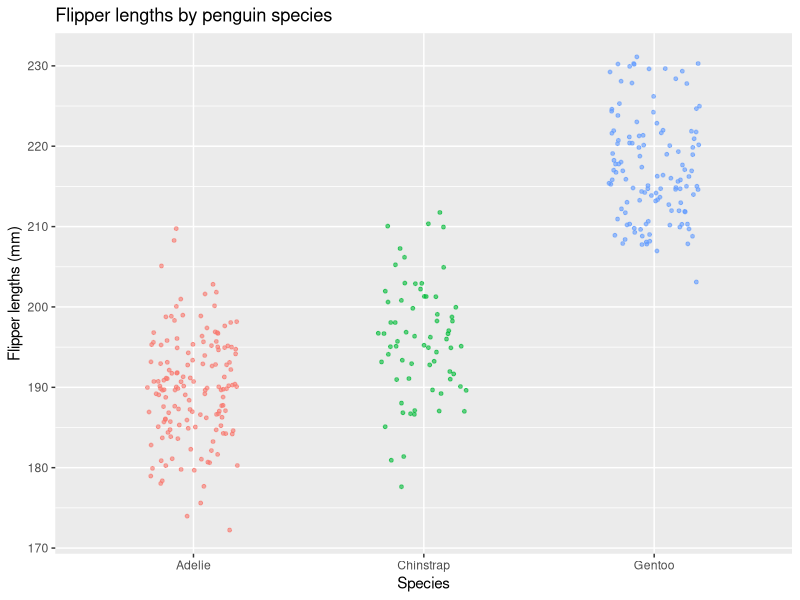
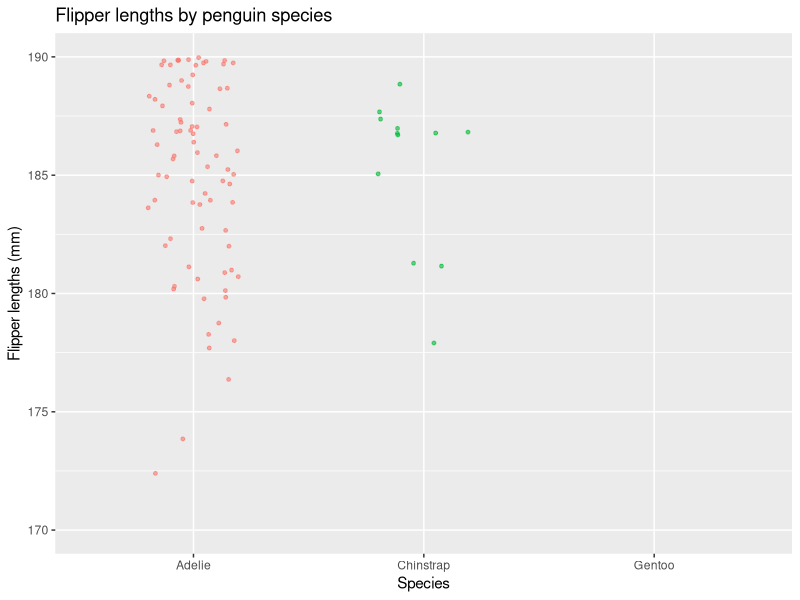
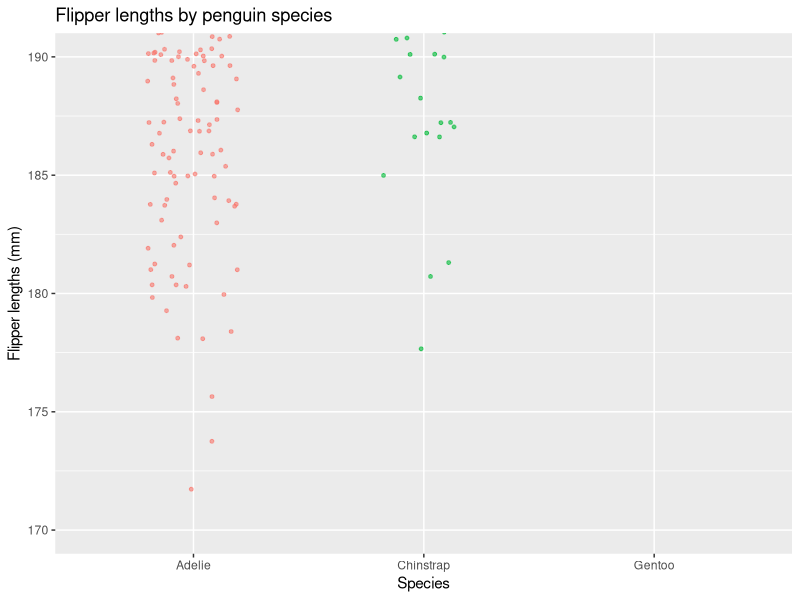
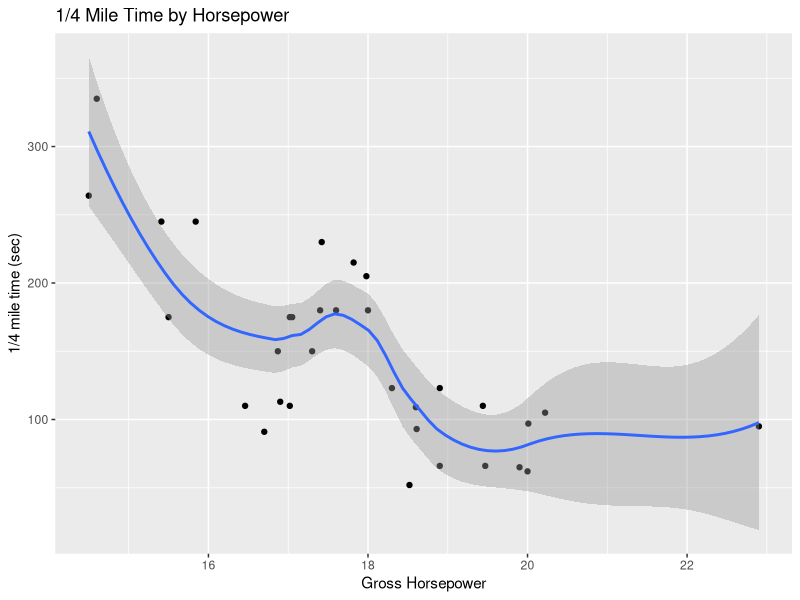
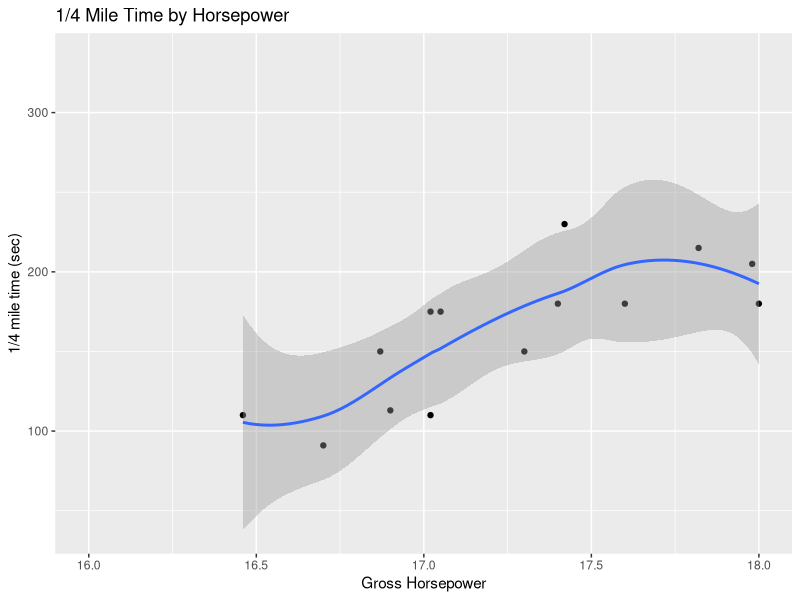
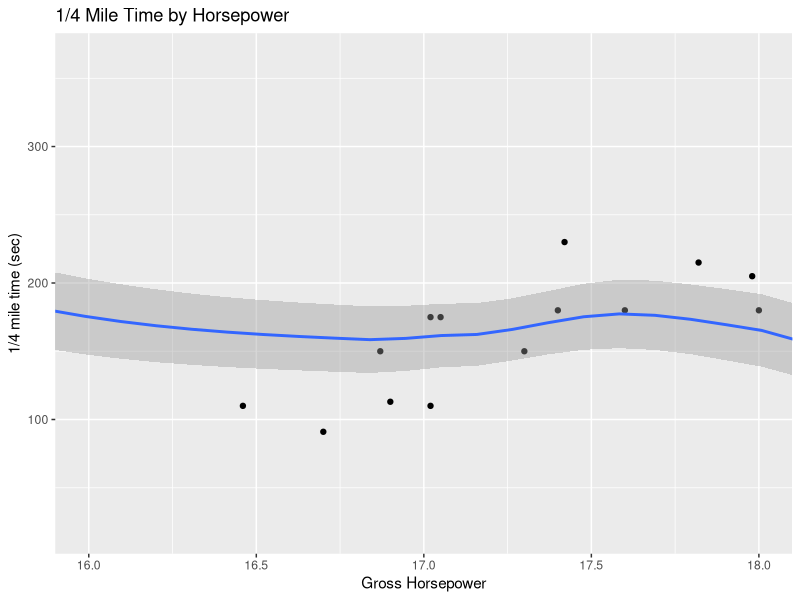

Reproduce these figures in R, in order.
## ---- chunk 1

#| label: setup
#| include: false

knitr::opts_chunk$set(echo = TRUE)
## ---- chunk 2
#| include: false
#load tidyverse up
library(tidyverse)
#example dataset
library(palmerpenguins)
data(penguins)
data(mtcars)
## ---- chunk 3
#making a ggplot of penguin flipper length

ggplot(penguins, aes(x = species, 
                   y = flipper_length_mm, 
                   color = species)) +
  geom_jitter(size = 1, alpha = .6, width = 0.2, 
              show.legend = FALSE) +     # removed legend since not needed
  labs(x = "Species", 
       y = "Flipper lengths (mm)",
       title = "Flipper lengths by penguin species")
## ---- chunk 4
ggplot(penguins, aes(x = species, 
                   y = flipper_length_mm, 
                   color = species)) +
  scale_y_continuous(limits = c(170, 190)) +
  geom_jitter(size = 1, alpha = .6, width = 0.2, 
              show.legend = FALSE) +     # removed legend since not needed
  labs(x = "Species", 
       y = "Flipper lengths (mm)",
       title = "Flipper lengths by penguin species")
## ---- chunk 5
ggplot(penguins, aes(x = species, 
                   y = flipper_length_mm, 
                   color = species)) +
  coord_cartesian(ylim = c(170, 190)) +
  geom_jitter(size = 1, alpha = .6, width = 0.2, 
              show.legend = FALSE) +     # removed legend since not needed
  labs(x = "Species", 
       y = "Flipper lengths (mm)",
       title = "Flipper lengths by penguin species")
## ---- chunk 6
plot <- ggplot(mtcars, aes(qsec, hp)) +
  geom_point() +
  geom_smooth() +
  labs(x="Gross Horsepower", y="1/4 mile time (sec)", title="1/4 Mile Time by Horsepower" )
plot
## ---- chunk 7
plot + scale_x_continuous(limits = c(16, 18))
plot + coord_cartesian(xlim = c(16, 18))
